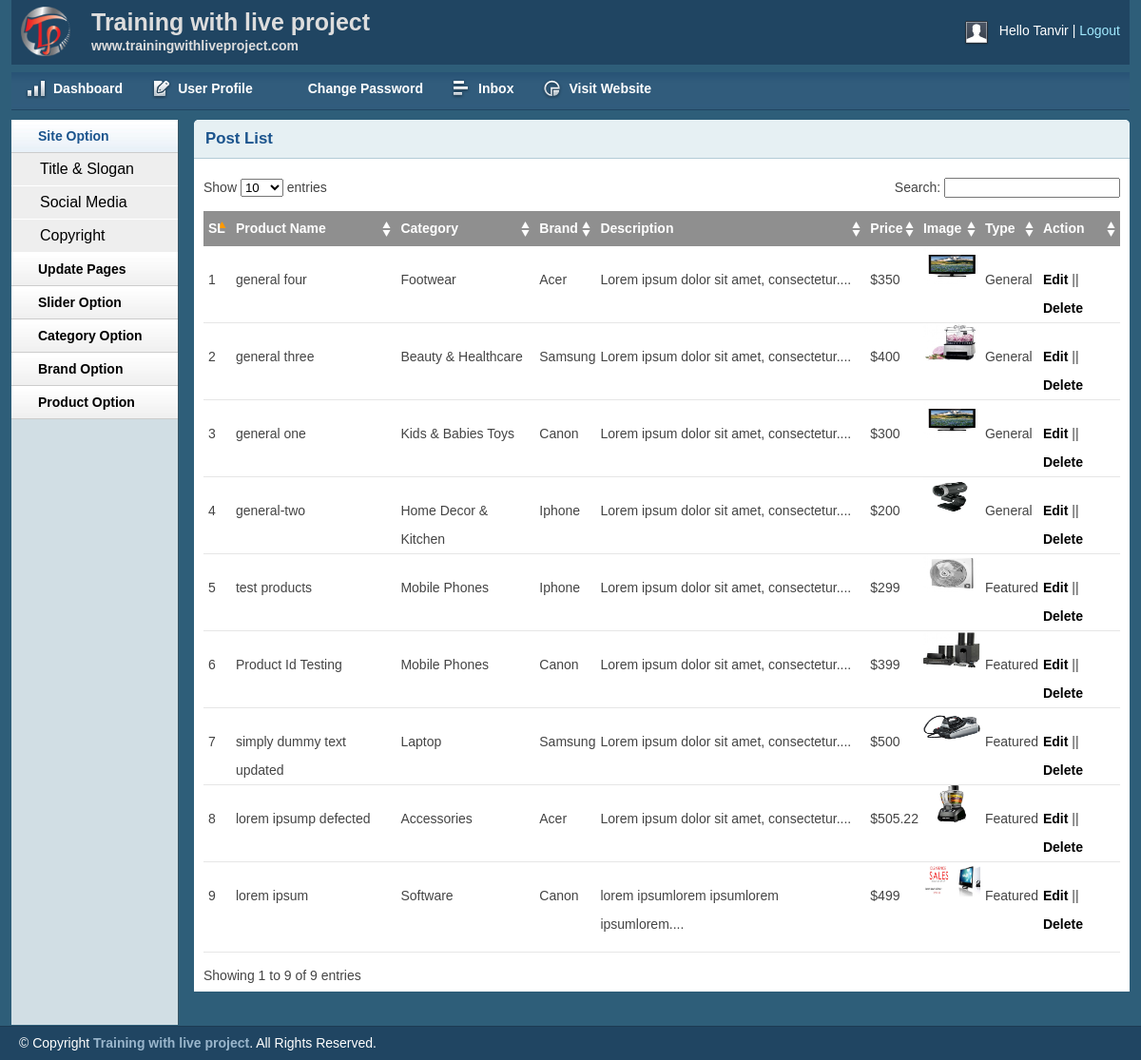
The page /admin/productlist.php (signed in) on the database its author committed.
### tables this page shows
CREATE TABLE `tbl_products` (
  `productId` int(11) NOT NULL,
  `productName` varchar(255) NOT NULL,
  `catId` int(11) NOT NULL,
  `brandId` int(11) NOT NULL,
  `body` text NOT NULL,
  `price` float NOT NULL,
  `image` varchar(255) NOT NULL,
  `type` tinyint(11) NOT NULL DEFAULT '0'
);

CREATE TABLE `tbl_category` (
  `catId` int(11) NOT NULL,
  `catName` varchar(255) NOT NULL
);

CREATE TABLE `tbl_brand` (
  `brandId` int(11) NOT NULL,
  `brandName` varchar(255) NOT NULL
);

### lib/Database.php (called while the page is built, shortened)
<?php
Class Database{
 public $host   = DB_HOST;
 public $user   = DB_USER;
 public $pass   = DB_PASS;
 public $dbname = DB_NAME;
 public $link;
private function connectDB(){
 $this->link = new mysqli($this->host, $this->user, $this->pass,
  $this->dbname);
 }
public function select($query){
  $result = $this->link->query($query) or
   die($this->link->error.__LINE__);
  if($result->num_rows > 0){
    return $result;
  } else {
    return false;
  }
 }
}

### classes/Product.php (called while the page is built, shortened)
<?php
$filepath = realpath(dirname(__FILE__));
include_once ($filepath.'/../lib/Database.php');
include_once ($filepath.'/../helpers/formate.php');
?>
<?php
class Product{
	private $db;
	public function __construct(){
		$this->db = new Database();
	}
public function getAllProduct(){
	$query = "SELECT p.*, c.catName, b.brandName FROM tbl_products as p, tbl_category as c, tbl_brand as b
	WHERE p.catId = c.catId AND p.brandId = b.brandId ORDER BY p.productId DESC";
	$result = $this->db->Select($query);
	return $result;
	}
}
?>

### helpers/formate.php (called while the page is built, shortened)
<?php
class Format{
	public function textShorten($text, $limit = 400){
        $text = $text."";
        $text = substr($text, 0, $limit);
        $text = substr($text, 0, strrpos($text, ' '));
        $text = $text."....";
        return $text;
	}
}
?>

### admin/productlist.php (the view, shortened to what this page needs)
<?php include 'inc/header.php';?>
<?php include 'inc/sidebar.php';?>
<?php include '../classes/Product.php';?>
<?php
$pd = new Product();
$fm = new Format();
?>
<div class="grid_10">
    <div class="box round first grid">
        <h2>Post List</h2>
        <div class="block">
            <table class="data display datatable" id="example">
			<thead>
				<tr>
					<th>SL</th>
					<th>Product Name</th>
					<th>Category</th>
					<th>Brand</th>
					<th>Description</th>
					<th>Price</th>
					<th>Image</th>
					<th>Type</th>
					<th>Action</th>
				</tr>
			</thead>
			<tbody>
<?php
$getPd = $pd->getAllProduct();
if ($getPd) {
	$i = 0;
	while ($result = $getPd->fetch_assoc()) {
		$i++;
?>
<tr class="odd gradeX">
	<td><?php echo $i; ?></td>
	<td><?php echo $result['productName']; ?></td>
	<td><?php echo $result['catName']; ?></td>
	<td><?php echo $result['brandName']; ?></td>
	<td><?php echo $fm->textShorten($result['body'], 50); ?></td>
	<td>$<?php echo $result['price']; ?></td>
	<td><img src="<?php echo $result['image']; ?>" height="40px" width="60px" alt=""/></td>
	<td>
	<?php
	 if ($result['type'] == 0) {
	  	echo "Featured";
	  }else{
	  	echo "General";
	  }
	 ?>
	 </td>
	<td><a href="productedit.php?proid=<?php echo $result['productId']; ?>">Edit</a> || <a onclick="return confirm('Are you sure to Delete ?')" href="?delpro=<?php echo $result['productId']; ?>">Delete</a></td>
</tr>
<?php } } ?>
			</tbody>
		</table>
       </div>
    </div>
</div>
<?php include 'inc/footer.php';?>

### admin/css/layout.css (style rules this page uses)
body { background: #fff none repeat scroll 0 0; color: #444; font-size: 14px; padding: 0; }
a { color: #000; font-weight:bold; text-decoration: none; }
h1, h2, h3, h4, h5, h6 { line-height:1.2em; margin-bottom:.3em; }
h2 { margin-top:1em; }
.box { background:#fff; margin-bottom:20px; padding:10px 10px 10px 10px; margin-left:-8px; }
.box.grid { padding-bottom:40px; }
.box.round { -moz-border-radius: 5px 5px 0px 0px; -webkit-border-radius: 5px 5px 0px 0px; border-radius: 5px 5px 0px 0px; }
.box h2 { font-size:1.2em; font-weight:bold; color:#1B548D; background:#E6F0F3; margin:-10px -10px 0 -10px; padding:10px 12px; border-bottom:1px solid #B3CBD6; -moz-border-radius: 5px 5px 0px 0px; -webkit-border-radius: 5px 5px 0px 0px; border-radius: 5px 5px 0px 0px; }
.box.first { min-height: 406px; }
.block { padding-top:20px; }
p { margin-bottom:1em; }
.block { padding-bottom:1px; }
table.display { margin: 0 auto; clear: both; width: 100%; }
.sorting_asc { background: #8f8f8f url(../img/table/sort_asc.png) no-repeat center right; padding:8px 5px; text-align:left; color:#fff; }
.sorting { background:#8f8f8f url(../img/table/sort_both.png) no-repeat center right; padding:8px 5px; text-align:left; color:#fff; }
tr.odd { height: 30px; line-height: 30px; border-bottom:1px solid #e6e6e6; }
tr.even { height: 30px; line-height: 30px; border-bottom:1px solid #e6e6e6; }
tr.odd td, tr.even td { padding-left:5px; }

### rows shown on the page
tbl_products: productName "general four", catId.catName "Footwear", brandId.brandName "Acer", body "Lorem ipsum dolor sit amet, consectetur....", price "350", image (picture), type "General"
tbl_products: productName "general three", catId.catName "Beauty & Healthcare", brandId.brandName "Samsung", body "Lorem ipsum dolor sit amet, consectetur....", price "400", image (picture), type "General"
tbl_products: productName "general one", catId.catName "Kids & Babies Toys", brandId.brandName "Canon", body "Lorem ipsum dolor sit amet, consectetur....", price "300", image (picture), type "General"
tbl_products: productName "general-two", catId.catName "Home Decor & Kitchen", brandId.brandName "Iphone", body "Lorem ipsum dolor sit amet, consectetur....", price "200", image (picture), type "General"
tbl_products: productName "test products", catId.catName "Mobile Phones", brandId.brandName "Iphone", body "Lorem ipsum dolor sit amet, consectetur....", price "299", image (picture), type "Featured"
tbl_products: productName "Product Id Testing", catId.catName "Mobile Phones", brandId.brandName "Canon", body "Lorem ipsum dolor sit amet, consectetur....", price "399", image (picture), type "Featured"
tbl_products: productName "simply dummy text updated", catId.catName "Laptop", brandId.brandName "Samsung", body "Lorem ipsum dolor sit amet, consectetur....", price "500", image (picture), type "Featured"
tbl_products: productName "lorem ipsump defected", catId.catName "Accessories", brandId.brandName "Acer", body "Lorem ipsum dolor sit amet, consectetur....", price "505.22", image (picture), type "Featured"
tbl_products: productName "lorem ipsum", catId.catName "Software", brandId.brandName "Canon", body "lorem ipsumlorem ipsumlorem ipsumlorem....", price "499", image (picture), type "Featured"

### other values the page prints
Session::get('adminName') "Tanvir"
